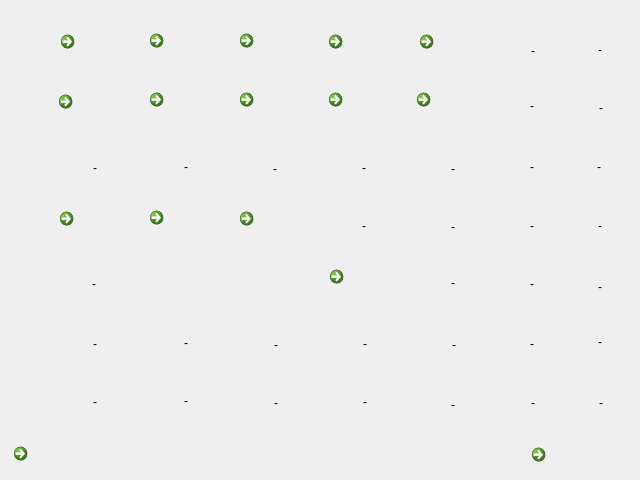
<?xml version="1.0" encoding="UTF-8"?>
<ui version="4.0">
 <class>Widget_calendario</class>
 <widget class="QWidget" name="Widget_calendario">
  <property name="geometry">
   <rect>
    <x>0</x>
    <y>0</y>
    <width>640</width>
    <height>480</height>
   </rect>
  </property>
  <property name="minimumSize">
   <size>
    <width>640</width>
    <height>480</height>
   </size>
  </property>
  <property name="maximumSize">
   <size>
    <width>640</width>
    <height>480</height>
   </size>
  </property>
  <property name="windowTitle">
   <string>Integrator</string>
  </property>
  <property name="windowIcon">
   <iconset>
    <normaloff>../Imagens/img_icones/system_icon.png</normaloff>../Imagens/img_icones/system_icon.png</iconset>
  </property>
  <widget class="QLabel" name="bg_calendario">
   <property name="geometry">
    <rect>
     <x>0</x>
     <y>0</y>
     <width>640</width>
     <height>480</height>
    </rect>
   </property>
   <property name="styleSheet">
    <string notr="true">background-image: url(:/tela_calendario/Imagens/img_bg/tela_calendario.png);</string>
   </property>
   <property name="text">
    <string/>
   </property>
  </widget>
  <widget class="QCommandLinkButton" name="but_Seg">
   <property name="geometry">
    <rect>
     <x>53</x>
     <y>24</y>
     <width>86</width>
     <height>54</height>
    </rect>
   </property>
   <property name="text">
    <string/>
   </property>
   <property name="icon">
    <iconset>
     <normaloff>../Imagens/img_botoes/botaoenviar - 42x42.png</normaloff>../Imagens/img_botoes/botaoenviar - 42x42.png</iconset>
   </property>
  </widget>
  <widget class="QCommandLinkButton" name="but_Seg_2">
   <property name="geometry">
    <rect>
     <x>51</x>
     <y>84</y>
     <width>88</width>
     <height>51</height>
    </rect>
   </property>
   <property name="text">
    <string/>
   </property>
   <property name="icon">
    <iconset>
     <normaloff>../Imagens/img_botoes/botaoenviar - 42x42.png</normaloff>../Imagens/img_botoes/botaoenviar - 42x42.png</iconset>
   </property>
  </widget>
  <widget class="QCommandLinkButton" name="but_Seg_4">
   <property name="geometry">
    <rect>
     <x>52</x>
     <y>201</y>
     <width>86</width>
     <height>51</height>
    </rect>
   </property>
   <property name="text">
    <string/>
   </property>
   <property name="icon">
    <iconset>
     <normaloff>../Imagens/img_botoes/botaoenviar - 42x42.png</normaloff>../Imagens/img_botoes/botaoenviar - 42x42.png</iconset>
   </property>
  </widget>
  <widget class="QCommandLinkButton" name="but_ter_4">
   <property name="geometry">
    <rect>
     <x>142</x>
     <y>200</y>
     <width>87</width>
     <height>112</height>
    </rect>
   </property>
   <property name="text">
    <string/>
   </property>
   <property name="icon">
    <iconset>
     <normaloff>../Imagens/img_botoes/botaoenviar - 42x42.png</normaloff>../Imagens/img_botoes/botaoenviar - 42x42.png</iconset>
   </property>
  </widget>
  <widget class="QCommandLinkButton" name="but_ter">
   <property name="geometry">
    <rect>
     <x>142</x>
     <y>23</y>
     <width>87</width>
     <height>54</height>
    </rect>
   </property>
   <property name="text">
    <string/>
   </property>
   <property name="icon">
    <iconset>
     <normaloff>../Imagens/img_botoes/botaoenviar - 42x42.png</normaloff>../Imagens/img_botoes/botaoenviar - 42x42.png</iconset>
   </property>
  </widget>
  <widget class="QCommandLinkButton" name="but_ter_2">
   <property name="geometry">
    <rect>
     <x>142</x>
     <y>82</y>
     <width>87</width>
     <height>52</height>
    </rect>
   </property>
   <property name="text">
    <string/>
   </property>
   <property name="icon">
    <iconset>
     <normaloff>../Imagens/img_botoes/botaoenviar - 42x42.png</normaloff>../Imagens/img_botoes/botaoenviar - 42x42.png</iconset>
   </property>
  </widget>
  <widget class="QCommandLinkButton" name="but_Qua">
   <property name="geometry">
    <rect>
     <x>232</x>
     <y>23</y>
     <width>87</width>
     <height>54</height>
    </rect>
   </property>
   <property name="text">
    <string/>
   </property>
   <property name="icon">
    <iconset>
     <normaloff>../Imagens/img_botoes/botaoenviar - 42x42.png</normaloff>../Imagens/img_botoes/botaoenviar - 42x42.png</iconset>
   </property>
  </widget>
  <widget class="QCommandLinkButton" name="but_Qua_2">
   <property name="geometry">
    <rect>
     <x>232</x>
     <y>82</y>
     <width>87</width>
     <height>54</height>
    </rect>
   </property>
   <property name="text">
    <string/>
   </property>
   <property name="icon">
    <iconset>
     <normaloff>../Imagens/img_botoes/botaoenviar - 42x42.png</normaloff>../Imagens/img_botoes/botaoenviar - 42x42.png</iconset>
   </property>
  </widget>
  <widget class="QCommandLinkButton" name="but_Qua_4">
   <property name="geometry">
    <rect>
     <x>232</x>
     <y>201</y>
     <width>86</width>
     <height>110</height>
    </rect>
   </property>
   <property name="text">
    <string/>
   </property>
   <property name="icon">
    <iconset>
     <normaloff>../Imagens/img_botoes/botaoenviar - 42x42.png</normaloff>../Imagens/img_botoes/botaoenviar - 42x42.png</iconset>
   </property>
  </widget>
  <widget class="QCommandLinkButton" name="but_Qui">
   <property name="geometry">
    <rect>
     <x>321</x>
     <y>24</y>
     <width>84</width>
     <height>52</height>
    </rect>
   </property>
   <property name="text">
    <string/>
   </property>
   <property name="icon">
    <iconset>
     <normaloff>../Imagens/img_botoes/botaoenviar - 42x42.png</normaloff>../Imagens/img_botoes/botaoenviar - 42x42.png</iconset>
   </property>
  </widget>
  <widget class="QCommandLinkButton" name="but_Qui_2">
   <property name="geometry">
    <rect>
     <x>321</x>
     <y>82</y>
     <width>84</width>
     <height>52</height>
    </rect>
   </property>
   <property name="text">
    <string/>
   </property>
   <property name="icon">
    <iconset>
     <normaloff>../Imagens/img_botoes/botaoenviar - 42x42.png</normaloff>../Imagens/img_botoes/botaoenviar - 42x42.png</iconset>
   </property>
  </widget>
  <widget class="QCommandLinkButton" name="but_Qui_5">
   <property name="geometry">
    <rect>
     <x>322</x>
     <y>259</y>
     <width>84</width>
     <height>52</height>
    </rect>
   </property>
   <property name="text">
    <string/>
   </property>
   <property name="icon">
    <iconset>
     <normaloff>../Imagens/img_botoes/botaoenviar - 42x42.png</normaloff>../Imagens/img_botoes/botaoenviar - 42x42.png</iconset>
   </property>
  </widget>
  <widget class="QCommandLinkButton" name="but_sex">
   <property name="geometry">
    <rect>
     <x>412</x>
     <y>24</y>
     <width>84</width>
     <height>55</height>
    </rect>
   </property>
   <property name="text">
    <string/>
   </property>
   <property name="icon">
    <iconset>
     <normaloff>../Imagens/img_botoes/botaoenviar - 42x42.png</normaloff>../Imagens/img_botoes/botaoenviar - 42x42.png</iconset>
   </property>
  </widget>
  <widget class="QCommandLinkButton" name="but_sex_2">
   <property name="geometry">
    <rect>
     <x>409</x>
     <y>82</y>
     <width>87</width>
     <height>53</height>
    </rect>
   </property>
   <property name="text">
    <string/>
   </property>
   <property name="icon">
    <iconset>
     <normaloff>../Imagens/img_botoes/botaoenviar - 42x42.png</normaloff>../Imagens/img_botoes/botaoenviar - 42x42.png</iconset>
   </property>
  </widget>
  <widget class="QLabel" name="seg_3">
   <property name="geometry">
    <rect>
     <x>51</x>
     <y>143</y>
     <width>88</width>
     <height>50</height>
    </rect>
   </property>
   <property name="text">
    <string>-</string>
   </property>
   <property name="alignment">
    <set>Qt::AlignCenter</set>
   </property>
   <property name="textInteractionFlags">
    <set>Qt::LinksAccessibleByKeyboard|Qt::LinksAccessibleByMouse|Qt::TextBrowserInteraction|Qt::TextEditable|Qt::TextEditorInteraction|Qt::TextSelectableByKeyboard|Qt::TextSelectableByMouse</set>
   </property>
  </widget>
  <widget class="QLabel" name="seg_5">
   <property name="geometry">
    <rect>
     <x>51</x>
     <y>259</y>
     <width>86</width>
     <height>51</height>
    </rect>
   </property>
   <property name="text">
    <string>-</string>
   </property>
   <property name="alignment">
    <set>Qt::AlignCenter</set>
   </property>
   <property name="textInteractionFlags">
    <set>Qt::LinksAccessibleByKeyboard|Qt::LinksAccessibleByMouse|Qt::TextBrowserInteraction|Qt::TextEditable|Qt::TextEditorInteraction|Qt::TextSelectableByKeyboard|Qt::TextSelectableByMouse</set>
   </property>
  </widget>
  <widget class="QLabel" name="seg_6">
   <property name="geometry">
    <rect>
     <x>52</x>
     <y>319</y>
     <width>86</width>
     <height>51</height>
    </rect>
   </property>
   <property name="text">
    <string>-</string>
   </property>
   <property name="alignment">
    <set>Qt::AlignCenter</set>
   </property>
   <property name="textInteractionFlags">
    <set>Qt::LinksAccessibleByKeyboard|Qt::LinksAccessibleByMouse|Qt::TextBrowserInteraction|Qt::TextEditable|Qt::TextEditorInteraction|Qt::TextSelectableByKeyboard|Qt::TextSelectableByMouse</set>
   </property>
  </widget>
  <widget class="QLabel" name="seg_7">
   <property name="geometry">
    <rect>
     <x>52</x>
     <y>377</y>
     <width>86</width>
     <height>51</height>
    </rect>
   </property>
   <property name="text">
    <string>-</string>
   </property>
   <property name="alignment">
    <set>Qt::AlignCenter</set>
   </property>
   <property name="textInteractionFlags">
    <set>Qt::LinksAccessibleByKeyboard|Qt::LinksAccessibleByMouse|Qt::TextBrowserInteraction|Qt::TextEditable|Qt::TextEditorInteraction|Qt::TextSelectableByKeyboard|Qt::TextSelectableByMouse</set>
   </property>
  </widget>
  <widget class="QLabel" name="ter_3">
   <property name="geometry">
    <rect>
     <x>142</x>
     <y>142</y>
     <width>88</width>
     <height>50</height>
    </rect>
   </property>
   <property name="text">
    <string>-</string>
   </property>
   <property name="alignment">
    <set>Qt::AlignCenter</set>
   </property>
   <property name="textInteractionFlags">
    <set>Qt::LinksAccessibleByKeyboard|Qt::LinksAccessibleByMouse|Qt::TextBrowserInteraction|Qt::TextEditable|Qt::TextEditorInteraction|Qt::TextSelectableByKeyboard|Qt::TextSelectableByMouse</set>
   </property>
  </widget>
  <widget class="QLabel" name="ter_6">
   <property name="geometry">
    <rect>
     <x>143</x>
     <y>318</y>
     <width>86</width>
     <height>51</height>
    </rect>
   </property>
   <property name="text">
    <string>-</string>
   </property>
   <property name="alignment">
    <set>Qt::AlignCenter</set>
   </property>
   <property name="textInteractionFlags">
    <set>Qt::LinksAccessibleByKeyboard|Qt::LinksAccessibleByMouse|Qt::TextBrowserInteraction|Qt::TextEditable|Qt::TextEditorInteraction|Qt::TextSelectableByKeyboard|Qt::TextSelectableByMouse</set>
   </property>
  </widget>
  <widget class="QLabel" name="ter_7">
   <property name="geometry">
    <rect>
     <x>143</x>
     <y>376</y>
     <width>86</width>
     <height>51</height>
    </rect>
   </property>
   <property name="text">
    <string>-</string>
   </property>
   <property name="alignment">
    <set>Qt::AlignCenter</set>
   </property>
   <property name="textInteractionFlags">
    <set>Qt::LinksAccessibleByKeyboard|Qt::LinksAccessibleByMouse|Qt::TextBrowserInteraction|Qt::TextEditable|Qt::TextEditorInteraction|Qt::TextSelectableByKeyboard|Qt::TextSelectableByMouse</set>
   </property>
  </widget>
  <widget class="QLabel" name="Qua_3">
   <property name="geometry">
    <rect>
     <x>233</x>
     <y>144</y>
     <width>84</width>
     <height>50</height>
    </rect>
   </property>
   <property name="text">
    <string>-</string>
   </property>
   <property name="alignment">
    <set>Qt::AlignCenter</set>
   </property>
   <property name="textInteractionFlags">
    <set>Qt::LinksAccessibleByKeyboard|Qt::LinksAccessibleByMouse|Qt::TextBrowserInteraction|Qt::TextEditable|Qt::TextEditorInteraction|Qt::TextSelectableByKeyboard|Qt::TextSelectableByMouse</set>
   </property>
  </widget>
  <widget class="QLabel" name="Qua_7">
   <property name="geometry">
    <rect>
     <x>234</x>
     <y>378</y>
     <width>84</width>
     <height>51</height>
    </rect>
   </property>
   <property name="text">
    <string>-</string>
   </property>
   <property name="alignment">
    <set>Qt::AlignCenter</set>
   </property>
   <property name="textInteractionFlags">
    <set>Qt::LinksAccessibleByKeyboard|Qt::LinksAccessibleByMouse|Qt::TextBrowserInteraction|Qt::TextEditable|Qt::TextEditorInteraction|Qt::TextSelectableByKeyboard|Qt::TextSelectableByMouse</set>
   </property>
  </widget>
  <widget class="QLabel" name="Qua_6">
   <property name="geometry">
    <rect>
     <x>234</x>
     <y>320</y>
     <width>84</width>
     <height>51</height>
    </rect>
   </property>
   <property name="text">
    <string>-</string>
   </property>
   <property name="alignment">
    <set>Qt::AlignCenter</set>
   </property>
   <property name="textInteractionFlags">
    <set>Qt::LinksAccessibleByKeyboard|Qt::LinksAccessibleByMouse|Qt::TextBrowserInteraction|Qt::TextEditable|Qt::TextEditorInteraction|Qt::TextSelectableByKeyboard|Qt::TextSelectableByMouse</set>
   </property>
  </widget>
  <widget class="QLabel" name="Qui_3">
   <property name="geometry">
    <rect>
     <x>322</x>
     <y>143</y>
     <width>84</width>
     <height>50</height>
    </rect>
   </property>
   <property name="text">
    <string>-</string>
   </property>
   <property name="alignment">
    <set>Qt::AlignCenter</set>
   </property>
   <property name="textInteractionFlags">
    <set>Qt::LinksAccessibleByKeyboard|Qt::LinksAccessibleByMouse|Qt::TextBrowserInteraction|Qt::TextEditable|Qt::TextEditorInteraction|Qt::TextSelectableByKeyboard|Qt::TextSelectableByMouse</set>
   </property>
  </widget>
  <widget class="QLabel" name="Qui_6">
   <property name="geometry">
    <rect>
     <x>323</x>
     <y>319</y>
     <width>84</width>
     <height>51</height>
    </rect>
   </property>
   <property name="text">
    <string>-</string>
   </property>
   <property name="alignment">
    <set>Qt::AlignCenter</set>
   </property>
   <property name="textInteractionFlags">
    <set>Qt::LinksAccessibleByKeyboard|Qt::LinksAccessibleByMouse|Qt::TextBrowserInteraction|Qt::TextEditable|Qt::TextEditorInteraction|Qt::TextSelectableByKeyboard|Qt::TextSelectableByMouse</set>
   </property>
  </widget>
  <widget class="QLabel" name="Qui_7">
   <property name="geometry">
    <rect>
     <x>323</x>
     <y>377</y>
     <width>84</width>
     <height>51</height>
    </rect>
   </property>
   <property name="text">
    <string>-</string>
   </property>
   <property name="alignment">
    <set>Qt::AlignCenter</set>
   </property>
   <property name="textInteractionFlags">
    <set>Qt::LinksAccessibleByKeyboard|Qt::LinksAccessibleByMouse|Qt::TextBrowserInteraction|Qt::TextEditable|Qt::TextEditorInteraction|Qt::TextSelectableByKeyboard|Qt::TextSelectableByMouse</set>
   </property>
  </widget>
  <widget class="QLabel" name="Qui_4">
   <property name="geometry">
    <rect>
     <x>322</x>
     <y>201</y>
     <width>84</width>
     <height>51</height>
    </rect>
   </property>
   <property name="text">
    <string>-</string>
   </property>
   <property name="alignment">
    <set>Qt::AlignCenter</set>
   </property>
   <property name="textInteractionFlags">
    <set>Qt::LinksAccessibleByKeyboard|Qt::LinksAccessibleByMouse|Qt::TextBrowserInteraction|Qt::TextEditable|Qt::TextEditorInteraction|Qt::TextSelectableByKeyboard|Qt::TextSelectableByMouse</set>
   </property>
  </widget>
  <widget class="QLabel" name="sex_6">
   <property name="geometry">
    <rect>
     <x>412</x>
     <y>320</y>
     <width>84</width>
     <height>51</height>
    </rect>
   </property>
   <property name="text">
    <string>-</string>
   </property>
   <property name="alignment">
    <set>Qt::AlignCenter</set>
   </property>
   <property name="textInteractionFlags">
    <set>Qt::LinksAccessibleByKeyboard|Qt::LinksAccessibleByMouse|Qt::TextBrowserInteraction|Qt::TextEditable|Qt::TextEditorInteraction|Qt::TextSelectableByKeyboard|Qt::TextSelectableByMouse</set>
   </property>
  </widget>
  <widget class="QLabel" name="sex_3">
   <property name="geometry">
    <rect>
     <x>411</x>
     <y>144</y>
     <width>84</width>
     <height>50</height>
    </rect>
   </property>
   <property name="text">
    <string>-</string>
   </property>
   <property name="alignment">
    <set>Qt::AlignCenter</set>
   </property>
   <property name="textInteractionFlags">
    <set>Qt::LinksAccessibleByKeyboard|Qt::LinksAccessibleByMouse|Qt::TextBrowserInteraction|Qt::TextEditable|Qt::TextEditorInteraction|Qt::TextSelectableByKeyboard|Qt::TextSelectableByMouse</set>
   </property>
  </widget>
  <widget class="QLabel" name="sex_4">
   <property name="geometry">
    <rect>
     <x>411</x>
     <y>202</y>
     <width>84</width>
     <height>51</height>
    </rect>
   </property>
   <property name="text">
    <string>-</string>
   </property>
   <property name="alignment">
    <set>Qt::AlignCenter</set>
   </property>
   <property name="textInteractionFlags">
    <set>Qt::LinksAccessibleByKeyboard|Qt::LinksAccessibleByMouse|Qt::TextBrowserInteraction|Qt::TextEditable|Qt::TextEditorInteraction|Qt::TextSelectableByKeyboard|Qt::TextSelectableByMouse</set>
   </property>
  </widget>
  <widget class="QLabel" name="sab_1">
   <property name="geometry">
    <rect>
     <x>502</x>
     <y>26</y>
     <width>62</width>
     <height>51</height>
    </rect>
   </property>
   <property name="text">
    <string>-</string>
   </property>
   <property name="alignment">
    <set>Qt::AlignCenter</set>
   </property>
   <property name="textInteractionFlags">
    <set>Qt::LinksAccessibleByKeyboard|Qt::LinksAccessibleByMouse|Qt::TextBrowserInteraction|Qt::TextEditable|Qt::TextEditorInteraction|Qt::TextSelectableByKeyboard|Qt::TextSelectableByMouse</set>
   </property>
  </widget>
  <widget class="QLabel" name="sex_5">
   <property name="geometry">
    <rect>
     <x>411</x>
     <y>258</y>
     <width>84</width>
     <height>51</height>
    </rect>
   </property>
   <property name="text">
    <string>-</string>
   </property>
   <property name="alignment">
    <set>Qt::AlignCenter</set>
   </property>
   <property name="textInteractionFlags">
    <set>Qt::LinksAccessibleByKeyboard|Qt::LinksAccessibleByMouse|Qt::TextBrowserInteraction|Qt::TextEditable|Qt::TextEditorInteraction|Qt::TextSelectableByKeyboard|Qt::TextSelectableByMouse</set>
   </property>
  </widget>
  <widget class="QCommandLinkButton" name="botao_salvar_calendario">
   <property name="geometry">
    <rect>
     <x>524</x>
     <y>437</y>
     <width>106</width>
     <height>37</height>
    </rect>
   </property>
   <property name="text">
    <string/>
   </property>
   <property name="icon">
    <iconset>
     <normaloff>../Imagens/img_botoes/botaoenviar - 42x42.png</normaloff>../Imagens/img_botoes/botaoenviar - 42x42.png</iconset>
   </property>
  </widget>
  <widget class="QCommandLinkButton" name="botao_voltar_calendario">
   <property name="geometry">
    <rect>
     <x>6</x>
     <y>436</y>
     <width>92</width>
     <height>39</height>
    </rect>
   </property>
   <property name="text">
    <string/>
   </property>
   <property name="icon">
    <iconset>
     <normaloff>../Imagens/img_botoes/botaoenviar - 42x42.png</normaloff>../Imagens/img_botoes/botaoenviar - 42x42.png</iconset>
   </property>
  </widget>
  <widget class="QLabel" name="sab_2">
   <property name="geometry">
    <rect>
     <x>501</x>
     <y>81</y>
     <width>62</width>
     <height>51</height>
    </rect>
   </property>
   <property name="text">
    <string>-</string>
   </property>
   <property name="alignment">
    <set>Qt::AlignCenter</set>
   </property>
   <property name="textInteractionFlags">
    <set>Qt::LinksAccessibleByKeyboard|Qt::LinksAccessibleByMouse|Qt::TextBrowserInteraction|Qt::TextEditable|Qt::TextEditorInteraction|Qt::TextSelectableByKeyboard|Qt::TextSelectableByMouse</set>
   </property>
  </widget>
  <widget class="QLabel" name="sab_3">
   <property name="geometry">
    <rect>
     <x>501</x>
     <y>142</y>
     <width>62</width>
     <height>51</height>
    </rect>
   </property>
   <property name="text">
    <string>-</string>
   </property>
   <property name="alignment">
    <set>Qt::AlignCenter</set>
   </property>
   <property name="textInteractionFlags">
    <set>Qt::LinksAccessibleByKeyboard|Qt::LinksAccessibleByMouse|Qt::TextBrowserInteraction|Qt::TextEditable|Qt::TextEditorInteraction|Qt::TextSelectableByKeyboard|Qt::TextSelectableByMouse</set>
   </property>
  </widget>
  <widget class="QLabel" name="sab_4">
   <property name="geometry">
    <rect>
     <x>501</x>
     <y>201</y>
     <width>62</width>
     <height>51</height>
    </rect>
   </property>
   <property name="text">
    <string>-</string>
   </property>
   <property name="alignment">
    <set>Qt::AlignCenter</set>
   </property>
   <property name="textInteractionFlags">
    <set>Qt::LinksAccessibleByKeyboard|Qt::LinksAccessibleByMouse|Qt::TextBrowserInteraction|Qt::TextEditable|Qt::TextEditorInteraction|Qt::TextSelectableByKeyboard|Qt::TextSelectableByMouse</set>
   </property>
  </widget>
  <widget class="QLabel" name="sab_5">
   <property name="geometry">
    <rect>
     <x>501</x>
     <y>259</y>
     <width>62</width>
     <height>51</height>
    </rect>
   </property>
   <property name="text">
    <string>-</string>
   </property>
   <property name="alignment">
    <set>Qt::AlignCenter</set>
   </property>
   <property name="textInteractionFlags">
    <set>Qt::LinksAccessibleByKeyboard|Qt::LinksAccessibleByMouse|Qt::TextBrowserInteraction|Qt::TextEditable|Qt::TextEditorInteraction|Qt::TextSelectableByKeyboard|Qt::TextSelectableByMouse</set>
   </property>
  </widget>
  <widget class="QLabel" name="sab_6">
   <property name="geometry">
    <rect>
     <x>501</x>
     <y>319</y>
     <width>62</width>
     <height>51</height>
    </rect>
   </property>
   <property name="text">
    <string>-</string>
   </property>
   <property name="alignment">
    <set>Qt::AlignCenter</set>
   </property>
   <property name="textInteractionFlags">
    <set>Qt::LinksAccessibleByKeyboard|Qt::LinksAccessibleByMouse|Qt::TextBrowserInteraction|Qt::TextEditable|Qt::TextEditorInteraction|Qt::TextSelectableByKeyboard|Qt::TextSelectableByMouse</set>
   </property>
  </widget>
  <widget class="QLabel" name="sab_7">
   <property name="geometry">
    <rect>
     <x>502</x>
     <y>378</y>
     <width>62</width>
     <height>51</height>
    </rect>
   </property>
   <property name="text">
    <string>-</string>
   </property>
   <property name="alignment">
    <set>Qt::AlignCenter</set>
   </property>
   <property name="textInteractionFlags">
    <set>Qt::LinksAccessibleByKeyboard|Qt::LinksAccessibleByMouse|Qt::TextBrowserInteraction|Qt::TextEditable|Qt::TextEditorInteraction|Qt::TextSelectableByKeyboard|Qt::TextSelectableByMouse</set>
   </property>
  </widget>
  <widget class="QLabel" name="dom_1">
   <property name="geometry">
    <rect>
     <x>569</x>
     <y>25</y>
     <width>62</width>
     <height>51</height>
    </rect>
   </property>
   <property name="text">
    <string>-</string>
   </property>
   <property name="alignment">
    <set>Qt::AlignCenter</set>
   </property>
   <property name="textInteractionFlags">
    <set>Qt::LinksAccessibleByKeyboard|Qt::LinksAccessibleByMouse|Qt::TextBrowserInteraction|Qt::TextEditable|Qt::TextEditorInteraction|Qt::TextSelectableByKeyboard|Qt::TextSelectableByMouse</set>
   </property>
  </widget>
  <widget class="QLabel" name="dom_2">
   <property name="geometry">
    <rect>
     <x>570</x>
     <y>83</y>
     <width>62</width>
     <height>51</height>
    </rect>
   </property>
   <property name="text">
    <string>-</string>
   </property>
   <property name="alignment">
    <set>Qt::AlignCenter</set>
   </property>
   <property name="textInteractionFlags">
    <set>Qt::LinksAccessibleByKeyboard|Qt::LinksAccessibleByMouse|Qt::TextBrowserInteraction|Qt::TextEditable|Qt::TextEditorInteraction|Qt::TextSelectableByKeyboard|Qt::TextSelectableByMouse</set>
   </property>
  </widget>
  <widget class="QLabel" name="dom_3">
   <property name="geometry">
    <rect>
     <x>568</x>
     <y>142</y>
     <width>62</width>
     <height>51</height>
    </rect>
   </property>
   <property name="text">
    <string>-</string>
   </property>
   <property name="alignment">
    <set>Qt::AlignCenter</set>
   </property>
   <property name="textInteractionFlags">
    <set>Qt::LinksAccessibleByKeyboard|Qt::LinksAccessibleByMouse|Qt::TextBrowserInteraction|Qt::TextEditable|Qt::TextEditorInteraction|Qt::TextSelectableByKeyboard|Qt::TextSelectableByMouse</set>
   </property>
  </widget>
  <widget class="QLabel" name="dom_4">
   <property name="geometry">
    <rect>
     <x>569</x>
     <y>201</y>
     <width>62</width>
     <height>51</height>
    </rect>
   </property>
   <property name="text">
    <string>-</string>
   </property>
   <property name="alignment">
    <set>Qt::AlignCenter</set>
   </property>
   <property name="textInteractionFlags">
    <set>Qt::LinksAccessibleByKeyboard|Qt::LinksAccessibleByMouse|Qt::TextBrowserInteraction|Qt::TextEditable|Qt::TextEditorInteraction|Qt::TextSelectableByKeyboard|Qt::TextSelectableByMouse</set>
   </property>
  </widget>
  <widget class="QLabel" name="dom_5">
   <property name="geometry">
    <rect>
     <x>569</x>
     <y>262</y>
     <width>62</width>
     <height>51</height>
    </rect>
   </property>
   <property name="text">
    <string>-</string>
   </property>
   <property name="alignment">
    <set>Qt::AlignCenter</set>
   </property>
   <property name="textInteractionFlags">
    <set>Qt::LinksAccessibleByKeyboard|Qt::LinksAccessibleByMouse|Qt::TextBrowserInteraction|Qt::TextEditable|Qt::TextEditorInteraction|Qt::TextSelectableByKeyboard|Qt::TextSelectableByMouse</set>
   </property>
  </widget>
  <widget class="QLabel" name="dom_6">
   <property name="geometry">
    <rect>
     <x>569</x>
     <y>317</y>
     <width>62</width>
     <height>51</height>
    </rect>
   </property>
   <property name="text">
    <string>-</string>
   </property>
   <property name="alignment">
    <set>Qt::AlignCenter</set>
   </property>
   <property name="textInteractionFlags">
    <set>Qt::LinksAccessibleByKeyboard|Qt::LinksAccessibleByMouse|Qt::TextBrowserInteraction|Qt::TextEditable|Qt::TextEditorInteraction|Qt::TextSelectableByKeyboard|Qt::TextSelectableByMouse</set>
   </property>
  </widget>
  <widget class="QLabel" name="dom_7">
   <property name="geometry">
    <rect>
     <x>570</x>
     <y>378</y>
     <width>62</width>
     <height>51</height>
    </rect>
   </property>
   <property name="text">
    <string>-</string>
   </property>
   <property name="alignment">
    <set>Qt::AlignCenter</set>
   </property>
   <property name="textInteractionFlags">
    <set>Qt::LinksAccessibleByKeyboard|Qt::LinksAccessibleByMouse|Qt::TextBrowserInteraction|Qt::TextEditable|Qt::TextEditorInteraction|Qt::TextSelectableByKeyboard|Qt::TextSelectableByMouse</set>
   </property>
  </widget>
  <widget class="QLabel" name="sex_7">
   <property name="geometry">
    <rect>
     <x>411</x>
     <y>380</y>
     <width>84</width>
     <height>51</height>
    </rect>
   </property>
   <property name="text">
    <string>-</string>
   </property>
   <property name="alignment">
    <set>Qt::AlignCenter</set>
   </property>
   <property name="textInteractionFlags">
    <set>Qt::LinksAccessibleByKeyboard|Qt::LinksAccessibleByMouse|Qt::TextBrowserInteraction|Qt::TextEditable|Qt::TextEditorInteraction|Qt::TextSelectableByKeyboard|Qt::TextSelectableByMouse</set>
   </property>
  </widget>
  <zorder>bg_calendario</zorder>
  <zorder>but_Seg</zorder>
  <zorder>but_Seg_2</zorder>
  <zorder>but_Seg_4</zorder>
  <zorder>but_ter_4</zorder>
  <zorder>but_ter</zorder>
  <zorder>but_ter_2</zorder>
  <zorder>but_Qua</zorder>
  <zorder>but_Qua_2</zorder>
  <zorder>but_Qua_4</zorder>
  <zorder>but_Qui</zorder>
  <zorder>but_Qui_2</zorder>
  <zorder>but_Qui_5</zorder>
  <zorder>but_sex</zorder>
  <zorder>but_sex_2</zorder>
  <zorder>seg_3</zorder>
  <zorder>seg_6</zorder>
  <zorder>seg_7</zorder>
  <zorder>seg_5</zorder>
  <zorder>ter_3</zorder>
  <zorder>ter_6</zorder>
  <zorder>ter_7</zorder>
  <zorder>Qua_3</zorder>
  <zorder>Qua_7</zorder>
  <zorder>Qua_6</zorder>
  <zorder>Qui_3</zorder>
  <zorder>Qui_6</zorder>
  <zorder>Qui_7</zorder>
  <zorder>Qui_4</zorder>
  <zorder>sex_6</zorder>
  <zorder>sex_3</zorder>
  <zorder>sex_4</zorder>
  <zorder>sab_1</zorder>
  <zorder>sex_5</zorder>
  <zorder>botao_salvar_calendario</zorder>
  <zorder>botao_voltar_calendario</zorder>
  <zorder>sab_2</zorder>
  <zorder>sab_3</zorder>
  <zorder>sab_4</zorder>
  <zorder>sab_5</zorder>
  <zorder>sab_6</zorder>
  <zorder>sab_7</zorder>
  <zorder>dom_1</zorder>
  <zorder>dom_2</zorder>
  <zorder>dom_3</zorder>
  <zorder>dom_4</zorder>
  <zorder>dom_5</zorder>
  <zorder>dom_6</zorder>
  <zorder>dom_7</zorder>
  <zorder>sex_7</zorder>
 </widget>
 <resources>
  <include location="../QRC/tela_calendario.qrc"/>
 </resources>
 <connections/>
</ui>
